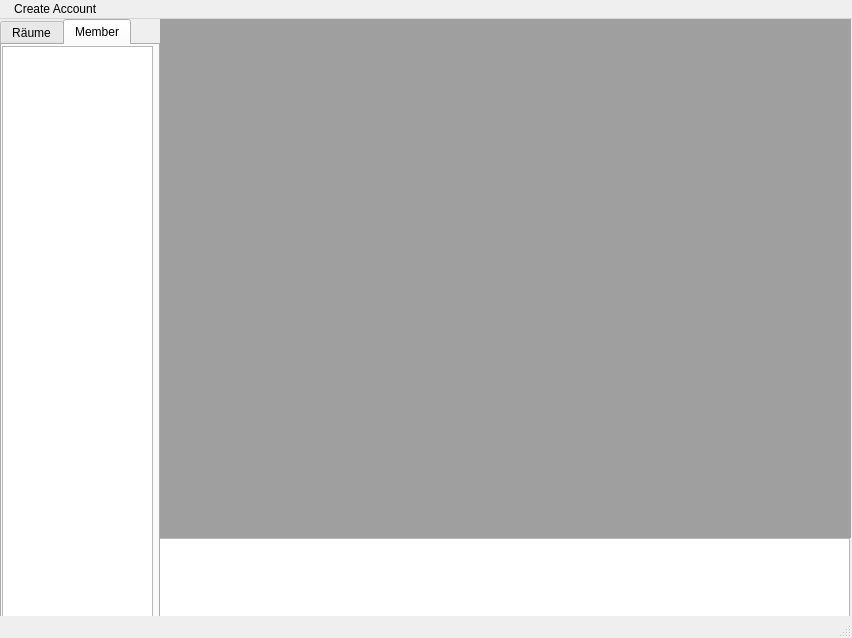
<?xml version="1.0" encoding="UTF-8"?>
<ui version="4.0">
 <class>MainWindow</class>
 <widget class="QMainWindow" name="MainWindow">
  <property name="geometry">
   <rect>
    <x>0</x>
    <y>0</y>
    <width>852</width>
    <height>638</height>
   </rect>
  </property>
  <property name="tabletTracking">
   <bool>false</bool>
  </property>
  <property name="windowTitle">
   <string>Discord 2.0</string>
  </property>
  <property name="windowIcon">
   <iconset resource="../../../../../1.0/Icon resource file.qrc">
    <normaloff>:/newPrefix/icons8-computer-chat-64.png</normaloff>:/newPrefix/icons8-computer-chat-64.png</iconset>
  </property>
  <widget class="QWidget" name="centralwidget">
   <property name="acceptDrops">
    <bool>true</bool>
   </property>
   <property name="autoFillBackground">
    <bool>true</bool>
   </property>
   <widget class="QWidget" name="verticalLayoutWidget_2">
    <property name="geometry">
     <rect>
      <x>159</x>
      <y>519</y>
      <width>691</width>
      <height>81</height>
     </rect>
    </property>
    <layout class="QVBoxLayout" name="verticalLayout_2">
     <item>
      <widget class="QPlainTextEdit" name="plainTextEdit">
       <property name="enabled">
        <bool>true</bool>
       </property>
       <property name="plainText">
        <string/>
       </property>
       <property name="overwriteMode">
        <bool>true</bool>
       </property>
       <property name="backgroundVisible">
        <bool>false</bool>
       </property>
       <property name="placeholderText">
        <string/>
       </property>
      </widget>
     </item>
    </layout>
   </widget>
   <widget class="QWidget" name="verticalLayoutWidget_3">
    <property name="geometry">
     <rect>
      <x>160</x>
      <y>0</y>
      <width>631</width>
      <height>521</height>
     </rect>
    </property>
    <layout class="QVBoxLayout" name="verticalLayout_3"/>
   </widget>
   <widget class="QWidget" name="horizontalLayoutWidget_2">
    <property name="geometry">
     <rect>
      <x>0</x>
      <y>0</y>
      <width>160</width>
      <height>601</height>
     </rect>
    </property>
    <layout class="QHBoxLayout" name="horizontalLayout_2">
     <item>
      <widget class="QTabWidget" name="tabWidget">
       <property name="enabled">
        <bool>true</bool>
       </property>
       <property name="contextMenuPolicy">
        <enum>Qt::PreventContextMenu</enum>
       </property>
       <property name="currentIndex">
        <number>1</number>
       </property>
       <property name="documentMode">
        <bool>false</bool>
       </property>
       <property name="tabsClosable">
        <bool>false</bool>
       </property>
       <property name="movable">
        <bool>true</bool>
       </property>
       <widget class="QWidget" name="tab">
        <attribute name="title">
         <string>Räume</string>
        </attribute>
        <widget class="QListWidget" name="listWidget">
         <property name="geometry">
          <rect>
           <x>0</x>
           <y>0</y>
           <width>151</width>
           <height>541</height>
          </rect>
         </property>
        </widget>
       </widget>
       <widget class="QWidget" name="tab_2">
        <attribute name="title">
         <string>Member</string>
        </attribute>
        <widget class="QListView" name="listView">
         <property name="geometry">
          <rect>
           <x>0</x>
           <y>1</y>
           <width>151</width>
           <height>571</height>
          </rect>
         </property>
        </widget>
       </widget>
      </widget>
     </item>
    </layout>
   </widget>
   <widget class="QMdiArea" name="mdiArea">
    <property name="geometry">
     <rect>
      <x>160</x>
      <y>0</y>
      <width>691</width>
      <height>519</height>
     </rect>
    </property>
    <property name="documentMode">
     <bool>false</bool>
    </property>
    <property name="tabsClosable">
     <bool>true</bool>
    </property>
    <property name="tabsMovable">
     <bool>true</bool>
    </property>
    <property name="tabShape">
     <enum>QTabWidget::Rounded</enum>
    </property>
    <property name="tabPosition">
     <enum>QTabWidget::West</enum>
    </property>
   </widget>
  </widget>
  <widget class="QMenuBar" name="menubar">
   <property name="geometry">
    <rect>
     <x>0</x>
     <y>0</y>
     <width>852</width>
     <height>21</height>
    </rect>
   </property>
   <widget class="QMenu" name="menu_Create_Account">
    <property name="enabled">
     <bool>true</bool>
    </property>
    <property name="cursor">
     <cursorShape>CrossCursor</cursorShape>
    </property>
    <property name="tabletTracking">
     <bool>false</bool>
    </property>
    <property name="autoFillBackground">
     <bool>false</bool>
    </property>
    <property name="inputMethodHints">
     <set>Qt::ImhHiddenText</set>
    </property>
    <property name="tearOffEnabled">
     <bool>false</bool>
    </property>
    <property name="title">
     <string> Create Account</string>
    </property>
    <property name="separatorsCollapsible">
     <bool>false</bool>
    </property>
   </widget>
   <addaction name="menu_Create_Account"/>
  </widget>
  <widget class="QStatusBar" name="statusbar"/>
  <action name="actionsadasdasd">
   <property name="text">
    <string>sadasdasd</string>
   </property>
  </action>
 </widget>
 <resources>
  <include location="../../../../../1.0/Icon resource file.qrc"/>
 </resources>
 <connections/>
</ui>
